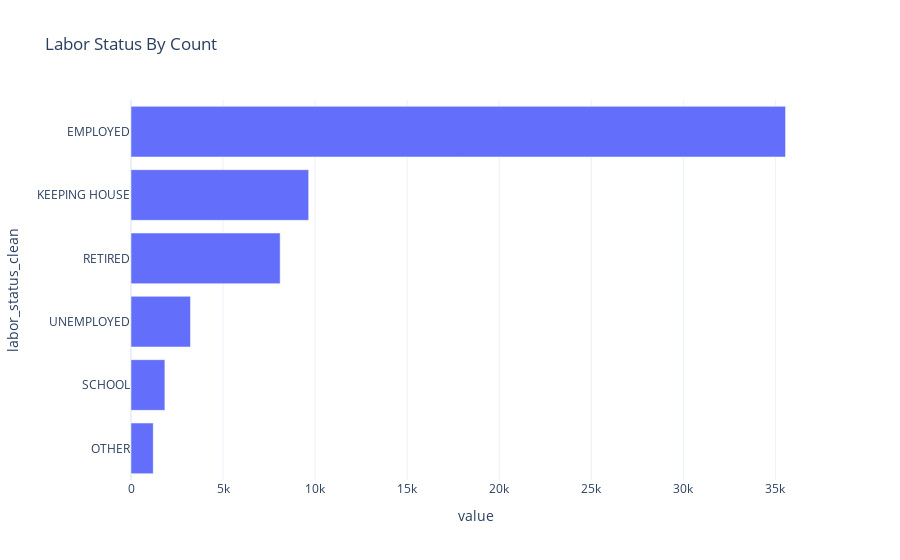

The cell this chart's notebook holds for it:
### Code cell
fig = px.bar(df['labor_status_clean'].value_counts(ascending=True),
             template='plotly_white',
             orientation='h',
            title='Labor Status By Count')
fig.update_layout(showlegend=False)
fig.show()

### Figure 1 — Plotly figure (JSON) as saved in the notebook; plotly's stock layout.template omitted (floating-point values rounded to 4 significant figures)
{"data": [{"alignmentgroup": "True", "hovertemplate": "variable=count<br>value=%{x}<br>labor_status_clean=%{y}<extra></extra>", "legendgroup": "count", "marker": {"color": "#636efa", "pattern": {"shape": ""}}, "name": "count", "offsetgroup": "count", "orientation": "h", "showlegend": true, "textposition": "auto", "type": "bar", "x": [1208, 1841, 3230, 8102, 9650, 35552], "xaxis": "x", "y": ["OTHER", "SCHOOL", "UNEMPLOYED", "RETIRED", "KEEPING HOUSE", "EMPLOYED"], "yaxis": "y"}], "layout": {"autosize": true, "barmode": "relative", "legend": {"title": {"text": "variable"}, "tracegroupgap": 0}, "showlegend": false, "title": {"text": "Labor Status By Count"}, "xaxis": {"anchor": "y", "autorange": true, "domain": [0, 1], "range": [0, 37420.0], "title": {"text": "value"}, "type": "linear"}, "yaxis": {"anchor": "x", "autorange": true, "domain": [0, 1], "range": [-0.5, 5.5], "title": {"text": "labor_status_clean"}, "type": "category"}}}
